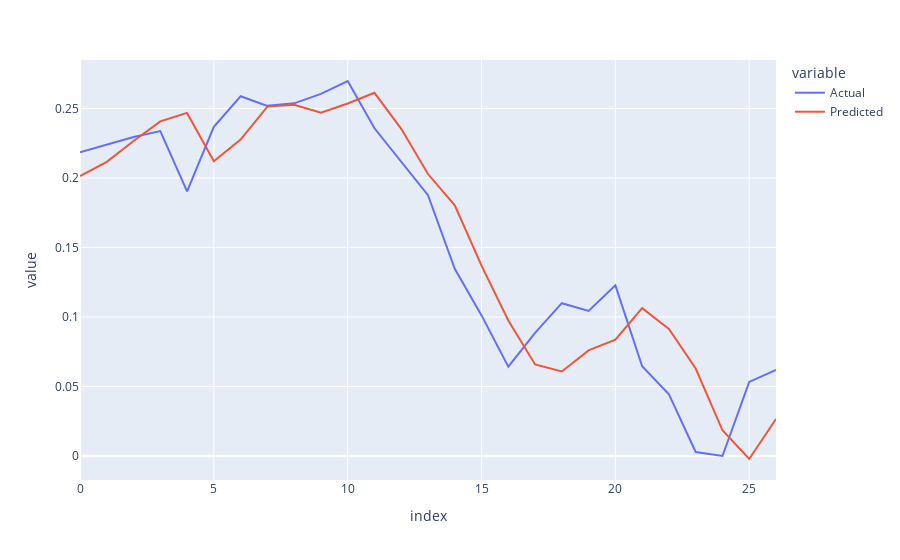

The notebook cell saved with this chart:
### Code cell
px.line(export_dataset)

### Figure 1 — Plotly figure (JSON) as saved in the notebook; plotly's stock layout.template omitted (floating-point values rounded to 4 significant figures)
{"data": [{"hovertemplate": "variable=Actual<br>index=%{x}<br>value=%{y}<extra></extra>", "legendgroup": "Actual", "line": {"color": "#636efa", "dash": "solid"}, "marker": {"symbol": "circle"}, "mode": "lines", "name": "Actual", "orientation": "v", "showlegend": true, "type": "scatter", "x": [0, 1, 2, 3, 4, 5, 6, 7, 8, 9, 10, 11, 12, 13, 14, 15, 16, 17, 18, 19, 20, 21, 22, 23, 24, 25, 26], "xaxis": "x", "y": [0.2184, 0.2241, 0.2295, 0.2337, 0.1904, 0.2368, 0.2588, 0.2519, 0.2537, 0.2605, 0.2698, 0.2358, 0.2121, 0.1876, 0.1346, 0.1011, 0.06425, 0.08859, 0.1099, 0.1044, 0.1227, 0.06456, 0.04436, 0.002864, 0, 0.05329, 0.06186], "yaxis": "y"}, {"hovertemplate": "variable=Predicted<br>index=%{x}<br>value=%{y}<extra></extra>", "legendgroup": "Predicted", "line": {"color": "#EF553B", "dash": "solid"}, "marker": {"symbol": "circle"}, "mode": "lines", "name": "Predicted", "orientation": "v", "showlegend": true, "type": "scatter", "x": [0, 1, 2, 3, 4, 5, 6, 7, 8, 9, 10, 11, 12, 13, 14, 15, 16, 17, 18, 19, 20, 21, 22, 23, 24, 25, 26], "xaxis": "x", "y": [0.2013, 0.2116, 0.2266, 0.2407, 0.2468, 0.212, 0.2276, 0.2513, 0.2526, 0.247, 0.2536, 0.2613, 0.2354, 0.2028, 0.1803, 0.137, 0.09749, 0.06581, 0.06082, 0.07595, 0.08371, 0.1063, 0.09135, 0.06293, 0.01847, -0.002171, 0.02656], "yaxis": "y"}], "layout": {"legend": {"title": {"text": "variable"}, "tracegroupgap": 0}, "margin": {"t": 60}, "xaxis": {"anchor": "y", "domain": [0, 1], "title": {"text": "index"}}, "yaxis": {"anchor": "x", "domain": [0, 1], "title": {"text": "value"}}}}
